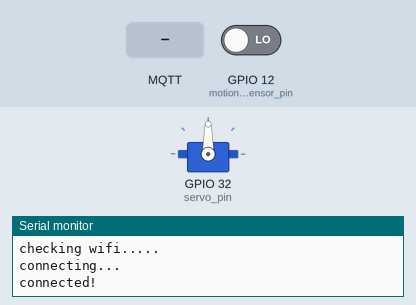
The sketch below on a simulated ESP32. On the bench: servo, the last lines printed to the serial monitor. The inputs (shaded band) are chosen by the test bench; at power-on: GPIO 12 (motion_sensor_pin) LOW. WiFi joins after 1.5 s; servers stay silent unless stated; no MQTT or app messages arrive unless stated.

Above: at 3.2 s.
3.3 s: MQTT message "open" arrives on the first subscribed topic
At 4.4 s:
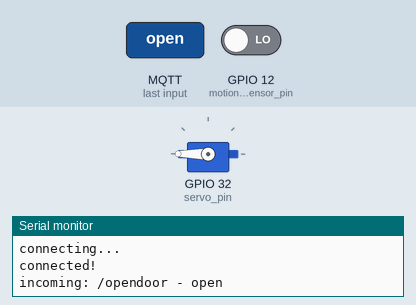
4.8 s: MQTT message "open" arrives on the first subscribed topic
At 5.5 s:
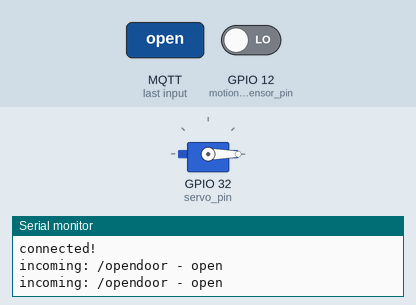
Timing chart, 0 to 7.8 s (numbered marks = the images above; inputs shaded):
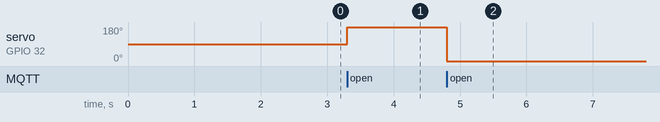

Measured:
- after the input at 3.3 s, servo on GPIO 32 (servo_pin): 90° → 180° at once
- after the input at 4.8 s, servo on GPIO 32 (servo_pin): 180° → 0° at once

The sketch:

ESP32DEV__motion_and_servo_.ino
```cpp
#define BROKER_IP    "192.168.97.81" //MQTT Broker -> IP of the machine where is the
#define DEV_NAME     "montserrat" //MQTT Broker -> name of the connection
#define MQTT_USER    "root" //MQTT Broker -> credentials (username)
#define MQTT_PW      "root" //MQTT Broker -> credentials (password)

const char ssid[] = "Lab-IoT"; //Network settings -> name of SSID
const char pass[] = "iscteloralab#1"; //Network settings -> passowrd of SSID
const int motion_sensor_pin = 12;//Motion Sensor -> the pin that the motion sensor is attached to
const int servo_pin = 32;//Servo -> the pin that the servo is attached to

#include <MQTT.h> //include to use MQTT
#include <ESP32Servo.h> //include to manage the servo
#include <WiFi.h> //include to manage Wifi

WiFiClient net;
MQTTClient client;
Servo servo;

unsigned long lastMillis = 0;
int val = 0; //Motion Sensor -> default value of the motion sensor (0 = no detection)
int pos = 0; //Servo -> default value of the servo position

void connect() {
  Serial.print("checking wifi...");
  //connect to WiFi network
  while (WiFi.status() != WL_CONNECTED) {
    Serial.print(".");
    delay(1000);
  }

  Serial.print("\nconnecting...");
  //connect to MQTT Broker
  while (!client.connect(DEV_NAME, MQTT_USER, MQTT_PW)) {
    Serial.print(".");
    delay(1000);
  }
  Serial.println("\nconnected!");
  //subscribe to the /opendoor topic on MQTT Broker
  client.subscribe("/opendoor");
}

void messageReceived(String &topic, String &payload) {
  //whenever a message is received through MQTT
  if(topic == "/opendoor") {
    //only open the door if the topic is /opendoor and if the payload is open
    if(payload == "open")
    {
      if(pos == 0) {
        pos = 180;
      } else {
        pos = 0;
      }
      servo.write(pos); //rotate the servo
    }
  }
  Serial.println("incoming: " + topic + " - " + payload);
}

void setup() {
  pinMode(motion_sensor_pin, INPUT); //setup pin to motion sensor
  Serial.begin(9600); //frequency for serial monitor
  WiFi.begin(ssid, pass); //setup WiFi
  servo.attach(servo_pin); //setup pin to servo
  client.begin(BROKER_IP, 1883, net); //setup MQTT client
  client.onMessage(messageReceived); //define function to listen the messages from MQTT
  connect(); //connect wifi and mqtt
}

void loop() {
  client.loop();
  if (!client.connected()) {
    connect();
  }
  //if passed 1 second
  if (millis() - lastMillis > 1000) {
    lastMillis = millis();

    val = digitalRead(motion_sensor_pin); //read the value of the motion sensor

    if (val == HIGH) { // check if the sensor is HIGH -> and if was detected motion
      Serial.println("Motion detected!");
      client.publish("/motion", "motion detected"); //publish a message to MQTT alerting that a motion was detected
    }
  }
}
```
